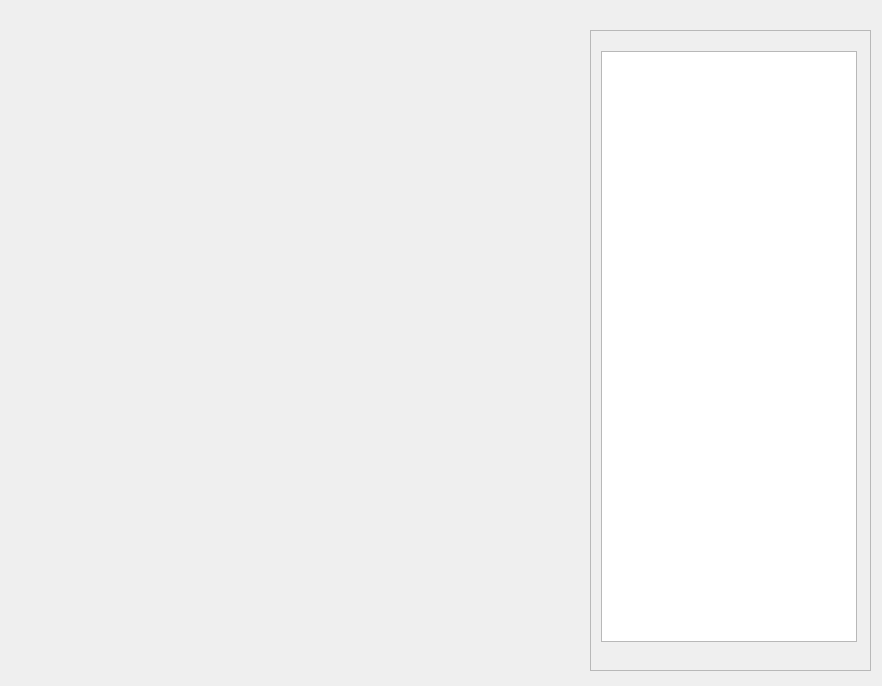
<?xml version="1.0" encoding="UTF-8"?>
<ui version="4.0">
 <class>Dialog</class>
 <widget class="QDialog" name="Dialog">
  <property name="geometry">
   <rect>
    <x>0</x>
    <y>0</y>
    <width>882</width>
    <height>686</height>
   </rect>
  </property>
  <property name="minimumSize">
   <size>
    <width>882</width>
    <height>686</height>
   </size>
  </property>
  <property name="maximumSize">
   <size>
    <width>882</width>
    <height>686</height>
   </size>
  </property>
  <property name="windowTitle">
   <string>Dialog</string>
  </property>
  <widget class="QScrollArea" name="scrollArea">
   <property name="geometry">
    <rect>
     <x>590</x>
     <y>30</y>
     <width>281</width>
     <height>641</height>
    </rect>
   </property>
   <property name="widgetResizable">
    <bool>true</bool>
   </property>
   <widget class="QWidget" name="scrollAreaWidgetContents">
    <property name="geometry">
     <rect>
      <x>0</x>
      <y>0</y>
      <width>279</width>
      <height>639</height>
     </rect>
    </property>
    <widget class="QTableWidget" name="tableWidget">
     <property name="geometry">
      <rect>
       <x>10</x>
       <y>20</y>
       <width>256</width>
       <height>591</height>
      </rect>
     </property>
    </widget>
   </widget>
  </widget>
 </widget>
 <resources/>
 <connections/>
</ui>
